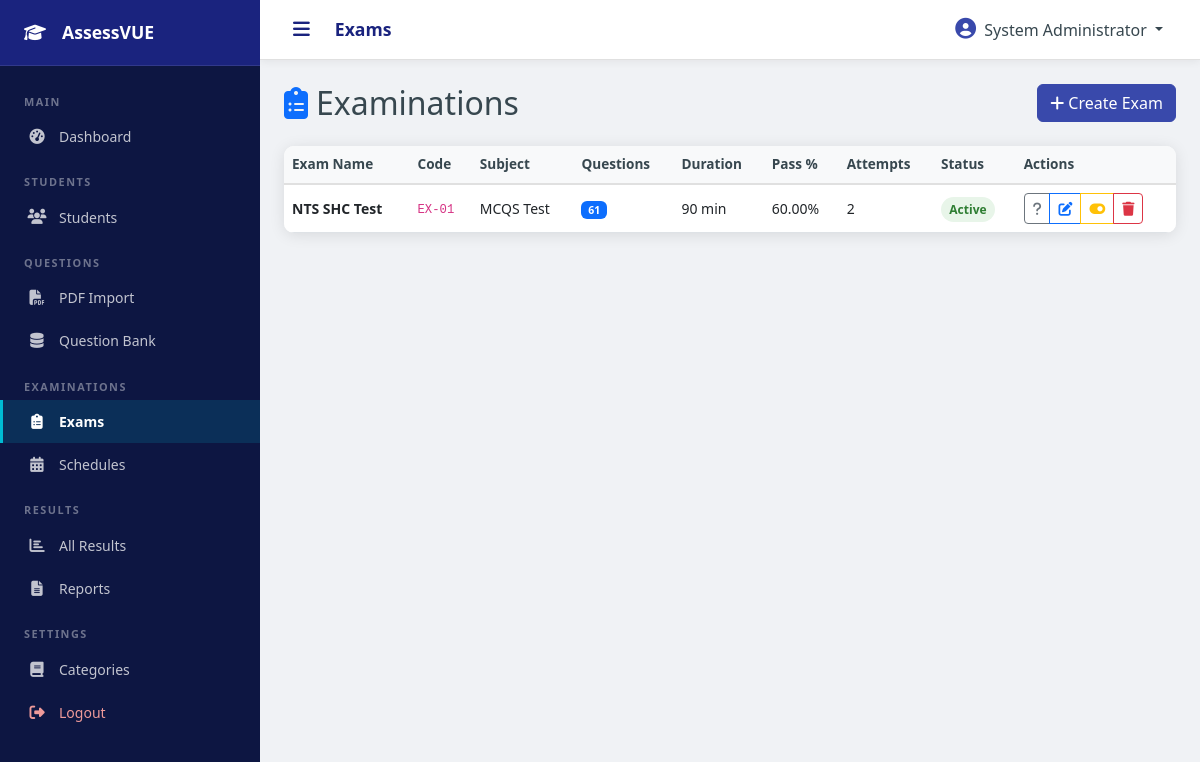
/admin/exams.php (signed in), run on the app's committed database.
### tables this page shows
CREATE TABLE `exams` (
  `id` int(10) UNSIGNED NOT NULL,
  `exam_name` varchar(300) NOT NULL,
  `exam_code` varchar(50) NOT NULL,
  `description` text DEFAULT NULL,
  `subject_id` int(10) UNSIGNED DEFAULT NULL,
  `total_questions` int(10) UNSIGNED NOT NULL DEFAULT 0,
  `marks_per_question` decimal(5,2) NOT NULL DEFAULT 1.00,
  `negative_marks` decimal(5,2) NOT NULL DEFAULT 0.00,
  `total_marks` decimal(8,2) NOT NULL DEFAULT 0.00,
  `passing_percentage` decimal(5,2) NOT NULL DEFAULT 60.00,
  `duration_minutes` int(10) UNSIGNED NOT NULL DEFAULT 60,
  `max_violations` int(10) UNSIGNED NOT NULL DEFAULT 3,
  `shuffle_questions` tinyint(1) NOT NULL DEFAULT 0,
  `shuffle_options` tinyint(1) NOT NULL DEFAULT 0,
  `show_result_immediately` tinyint(1) NOT NULL DEFAULT 1,
  `instructions` text DEFAULT NULL,
  `status` enum('draft','active','archived') NOT NULL DEFAULT 'draft',
  `created_by` int(10) UNSIGNED DEFAULT NULL,
  `created_at` datetime NOT NULL DEFAULT current_timestamp(),
  `updated_at` datetime NOT NULL DEFAULT current_timestamp() ON UPDATE current_timestamp()
);

CREATE TABLE `subjects` (
  `id` int(10) UNSIGNED NOT NULL,
  `name` varchar(200) NOT NULL,
  `code` varchar(50) DEFAULT NULL,
  `description` text DEFAULT NULL,
  `is_active` tinyint(1) NOT NULL DEFAULT 1,
  `created_by` int(10) UNSIGNED DEFAULT NULL,
  `created_at` datetime NOT NULL DEFAULT current_timestamp(),
  `updated_at` datetime NOT NULL DEFAULT current_timestamp() ON UPDATE current_timestamp()
);

### config/database.php (called while the page is built, shortened)
<?php
class Database {
    private static $instance = null;
    private $conn;
    private function __construct() {
        $dsn = "mysql:host=" . DB_HOST . ";dbname=" . DB_NAME . ";charset=" . DB_CHARSET;
        $options = [
            PDO::ATTR_ERRMODE            => PDO::ERRMODE_EXCEPTION,
            PDO::ATTR_DEFAULT_FETCH_MODE => PDO::FETCH_ASSOC,
            PDO::ATTR_EMULATE_PREPARES   => false,
            PDO::MYSQL_ATTR_INIT_COMMAND => "SET NAMES utf8mb4 COLLATE utf8mb4_unicode_ci"
        ];
        try {
            $this->conn = new PDO($dsn, DB_USER, DB_PASS, $options);
        } catch (PDOException $e) {
            error_log("Database connection failed: " . $e->getMessage());
            die(json_encode(['success' => false, 'message' => 'Database connection failed.']));
        }
    }
    public static function getInstance(): self {
        if (self::$instance === null) {
            self::$instance = new self();
        }
        return self::$instance;
    }
    public function query(string $sql, array $params = []): PDOStatement {
        $stmt = $this->conn->prepare($sql);
        $stmt->execute($params);
        return $stmt;
    }
    public function fetchAll(string $sql, array $params = []): array {
        return $this->query($sql, $params)->fetchAll();
    }
}
function db(): Database {
    return Database::getInstance();
}

### includes/functions.php (called while the page is built, shortened)
<?php
require_once __DIR__ . '/../config/database.php';
function sanitize(mixed $input): string {
    return htmlspecialchars(trim((string)$input), ENT_QUOTES, 'UTF-8');
}

### admin/exams.php (the view, shortened to what this page needs)
<?php
require_once __DIR__ . '/../config/database.php';
require_once __DIR__ . '/../includes/functions.php';
$exams = db()->fetchAll("
    SELECT e.*, sub.name as subject_name,
           COUNT(DISTINCT eq.id) as q_count,
           COUNT(DISTINCT er.id) as attempt_count
    FROM exams e
    LEFT JOIN subjects sub ON sub.id = e.subject_id
    LEFT JOIN exam_questions eq ON eq.exam_id = e.id
    LEFT JOIN exam_results er ON er.exam_id = e.id
    GROUP BY e.id
    ORDER BY e.created_at DESC
");
include 'includes/header.php';
?>
<div class="d-flex align-items-center justify-content-between mb-4">
    <h2 class="mb-0"><i class="fas fa-clipboard-list me-2 text-primary"></i>Examinations</h2>
    <a href="exam_add.php" class="btn btn-primary"><i class="fas fa-plus me-1"></i>Create Exam</a>
</div>
<div class="card">
    <div class="card-body p-0">
        <div class="table-responsive">
            <table class="table table-hover mb-0">
                <thead>
                    <tr>
                        <th>Exam Name</th>
                        <th>Code</th>
                        <th>Subject</th>
                        <th>Questions</th>
                        <th>Duration</th>
                        <th>Pass %</th>
                        <th>Attempts</th>
                        <th>Status</th>
                        <th>Actions</th>
                    </tr>
                </thead>
                <tbody>
                <?php foreach ($exams as $ex): ?>
                <tr>
                    <td>
                        <div class="fw-semibold"><?= sanitize($ex['exam_name']) ?></div>
                    </td>
                    <td><code><?= sanitize($ex['exam_code']) ?></code></td>
                    <td><?= sanitize($ex['subject_name'] ?? '—') ?></td>
                    <td><span class="badge bg-primary"><?= $ex['q_count'] ?></span></td>
                    <td><?= $ex['duration_minutes'] ?> min</td>
                    <td><?= $ex['passing_percentage'] ?>%</td>
                    <td><?= $ex['attempt_count'] ?></td>
                    <td>
                        <span class="badge-status <?= $ex['status'] === 'active' ? 'badge-active' : ($ex['status'] === 'archived' ? 'badge-inactive' : 'badge-pending') ?>">
                            <?= ucfirst($ex['status']) ?>
                        </span>
                    </td>
                    <td>
                        <div class="btn-group btn-group-sm">
                            <a href="exam_questions.php?exam_id=<?= $ex['id'] ?>" class="btn btn-outline-secondary" title="Manage Questions">
                                <i class="fas fa-question"></i>
                            </a>
                            <a href="exam_edit.php?id=<?= $ex['id'] ?>" class="btn btn-outline-primary" title="Edit">
                                <i class="fas fa-edit"></i>
                            </a>
                            <a href="exams.php?action=toggle&id=<?= $ex['id'] ?>"
                               class="btn btn-outline-<?= $ex['status'] === 'active' ? 'warning' : 'success' ?>" title="Toggle Status">
                                <i class="fas fa-toggle-<?= $ex['status'] === 'active' ? 'on' : 'off' ?>"></i>
                            </a>
                            <a href="exams.php?action=delete&id=<?= $ex['id'] ?>"
                               class="btn btn-outline-danger" title="Delete"
                               onclick="return confirm('Delete this exam?')">
                                <i class="fas fa-trash"></i>
                            </a>
                        </div>
                    </td>
                </tr>
                <?php endforeach; ?>
                </tbody>
            </table>
        </div>
    </div>
</div>
<?php include 'includes/footer.php'; ?>

### assets/css/admin.css (style rules this page uses)
:root { --primary: #1a237e; --primary-light: #3949ab; --primary-dark: #0d1642; --accent: #00bcd4; --success: #2e7d32; --danger: #c62828; --warning: #f9a825; --sidebar-width: 260px; --sidebar-collapsed: 70px; --topbar-height: 60px; --transition: 0.25s ease; --shadow: 0 2px 15px rgba(0,0,0,.1); --radius: 10px; }
* { box-sizing: border-box; margin: 0; padding: 0; }
body { font-family: 'Segoe UI', system-ui, -apple-system, sans-serif; background: #f0f2f5; color: #37474f; font-size: 14px; }
.card { border: none; border-radius: var(--radius); box-shadow: var(--shadow); }
.table { margin-bottom: 0; }
.table thead th { background: #f8f9fa; border-bottom: 2px solid #e0e0e0; font-weight: 600; color: #37474f; font-size: .85rem; white-space: nowrap; }
.table td { vertical-align: middle; }
.badge-status { font-size: .75rem; padding: .35em .7em; border-radius: 20px; font-weight: 600; }
.badge-active { background: #e8f5e9; color: #2e7d32; }
.btn-primary { background: var(--primary-light); border-color: var(--primary-light); }
.table-responsive { border-radius: var(--radius); }

### data on the page
exams: exam_name "NTS SHC Test", exam_code "EX-01", subject.name "MCQS Test", q_count "61", duration_minutes "90", passing_percentage "60.00", attempt_count "2", status "Active"

### other printed values
APP_NAME "AssessVUE"
PAGE_TITLE "Exams"
$_SESSION['admin_name'] "System Administrator"
